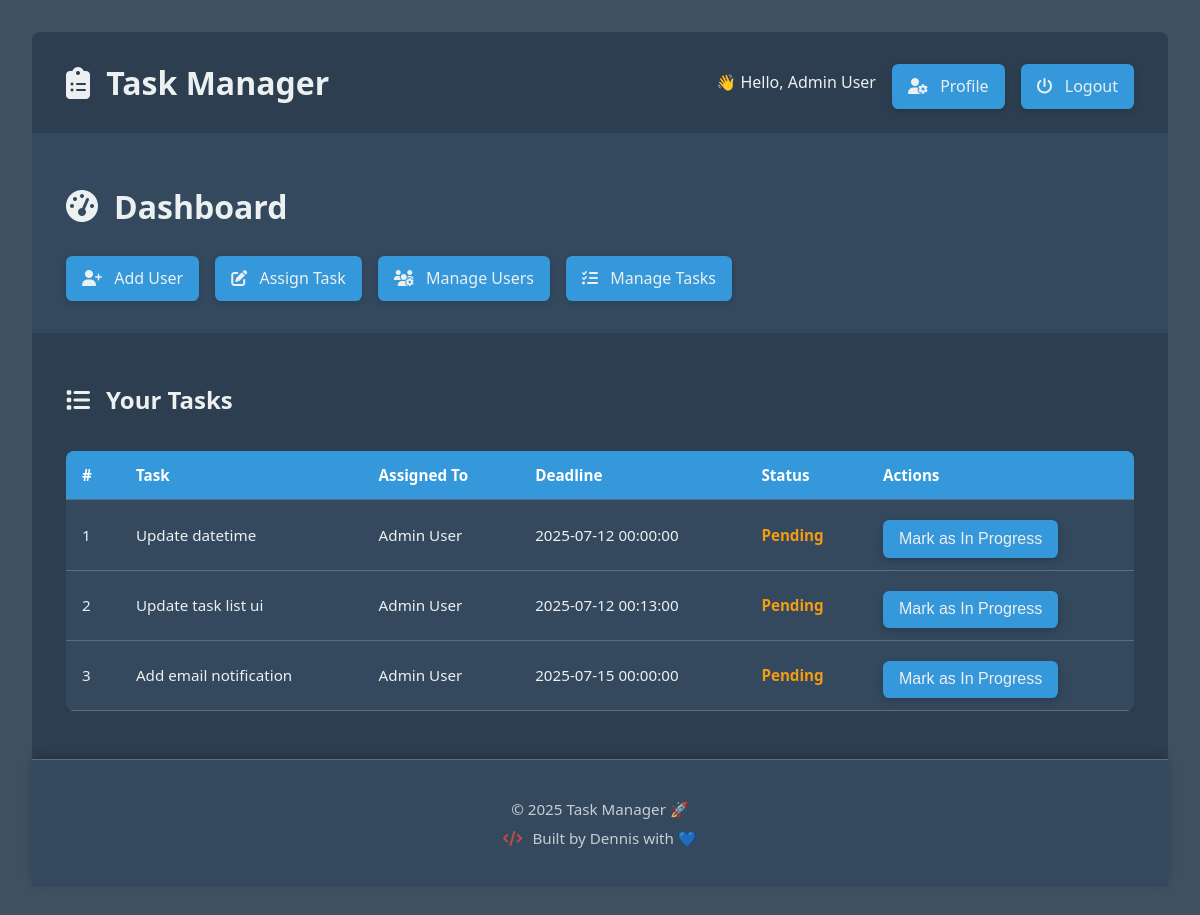
/dashboard.php (signed in), run on the app's committed database.
### tables this page shows
CREATE TABLE `tasks` (
  `id` int(11) NOT NULL AUTO_INCREMENT,
  `title` varchar(255) NOT NULL,
  `description` text DEFAULT NULL,
  `assigned_to` int(11) DEFAULT NULL,
  `deadline` datetime DEFAULT NULL,
  `status` enum('Pending','In Progress','Completed') DEFAULT 'Pending',
  `created_at` timestamp NULL DEFAULT current_timestamp(),
  PRIMARY KEY (`id`),
  KEY `assigned_to` (`assigned_to`),
  CONSTRAINT `tasks_ibfk_1` FOREIGN KEY (`assigned_to`) REFERENCES `users` (`id`)
);

CREATE TABLE `users` (
  `id` int(11) NOT NULL AUTO_INCREMENT,
  `username` varchar(100) NOT NULL,
  `email` varchar(255) NOT NULL,
  `password` varchar(255) NOT NULL,
  `role` enum('admin','user') DEFAULT 'user',
  `created_at` timestamp NULL DEFAULT current_timestamp(),
  PRIMARY KEY (`id`)
);

### dashboard.php (the view, shortened to what this page needs)
<?php
include 'includes/db.php';
$userId = $_SESSION['user_id'];
$role = $_SESSION['role'];
$taskResult = mysqli_query($conn, "
    SELECT tasks.*, users.email AS user_email, users.username as user_name
    FROM tasks
    JOIN users ON tasks.assigned_to = users.id
    WHERE assigned_to = $userId
    ORDER BY deadline ASC
");
?>
<!DOCTYPE html>
<html>
<head>
    <link rel="stylesheet" href="https://cdnjs.cloudflare.com/ajax/libs/font-awesome/6.7.2/css/all.min.css" />
    <link rel="stylesheet" href="css/style.css">
</head>
<body>
    <?php include 'includes/header.php'; ?>
    <section class="dashboard-header">
        <div class="container">
            <h2 class="page-title"><i class="fa-solid fa-gauge-high"></i> Dashboard</h2>
            <?php if ($role === 'admin'): ?>
                <nav class="admin-controls">
                    <a href="add_user.php" class="btn">
                        <i class="fa-solid fa-user-plus"></i> Add User
                    </a>
                    <a href="add_task.php" class="btn">
                        <i class="fa-solid fa-pen-to-square"></i> Assign Task
                    </a>
                    <a href="admin_users.php" class="btn">
                        <i class="fa-solid fa-users-gear"></i> Manage Users
                    </a>
                    <a href="admin_tasks.php" class="btn">
                        <i class="fa-solid fa-list-check"></i> Manage Tasks
                    </a>
                </nav>
            <?php endif; ?>
        </div>
    </section>
    <section class="dashboard-tasks">
        <div class="container">
            <h3 class="section-title"><i class="fa-solid fa-list"></i> Your Tasks</h3>
            <div class="table-wrapper">
                <table class="styled-table">
                    <thead>
                        <tr>
                            <th>#</th>
                            <th>Task</th>
                            <th>Assigned To</th>
                            <th>Deadline</th>
                            <th>Status</th>
                            <th>Actions</th>
                        </tr>
                    </thead>
                    <tbody>
                        <?php
                        $counter = 1;
                        while ($task = mysqli_fetch_assoc($taskResult)) {
                            $status = $task['status'];
                            $className = str_replace(' ', '', $status);
                            $rowClass = ($status === 'Completed') ? 'task-completed' : '';
                            echo "<tr class='{$rowClass}'>";
                            echo "<td>{$counter}</td>";
                            echo "<td>" . htmlspecialchars($task['title']) . "</td>";
                            echo "<td>" . htmlspecialchars($task['user_name']) . "</td>";
                            echo "<td>" . htmlspecialchars($task['deadline']) . "</td>";
                            echo "<td><span class='status {$className}'>" . htmlspecialchars($status) . "</span></td>";
                            echo "<td>";
                            $nextStatus = match ($status) {
                                'Pending' => 'In Progress',
                                'In Progress' => 'Completed',
                                default => null
                            };
                            if ($nextStatus) {
                                echo "<form method='POST' action='update_task.php' style='display:inline' class='update-task-form'>";
                                echo "<button type='submit'>Mark as {$nextStatus}</button>";
                                echo "</form>";
                            } else {
                                echo "<button type='button' disabled>Completed</button>";
                            }
                            echo "</td></tr>";
                            $counter++;
                        }
                        ?>
                    </tbody>
                </table>
            </div>
        </div>
    </section>
    <?php include 'includes/footer.php'; ?>
</body>
</html>

### css/style.css (style rules this page uses)
* { margin: 0; padding: 0; box-sizing: border-box; }
:root { --primary-color: #3498db; --primary-hover: #2980b9; --accent-color: #e74c3c; --accent-hover: #c0392b; --bg-color: #2c3e50; --text-color: #ecf0f1; --card-bg: #34495e; --card-hover: #3d5a73; --status-pending: #f39c12; --status-inprogress: #3498db; --status-completed: #2ecc71; --border-light: #5d6d7e; --shadow: rgba(0, 0, 0, 0.1); --muted-color: #999; }
body { font-family: "Segoe UI", sans-serif; background-color: #3f5161; color: var(--text-color); padding: 2rem; line-height: 1.6; max-width: 1200px; margin-inline: auto; }
.btn { background-color: var(--primary-color); color: #fff; text-decoration: none; padding: 0.5rem 1rem; border-radius: 0.5rem; transition: background-color 0.3s ease; font-size: 0.9rem; }
.container { max-width: 1100px; margin: auto; padding: 1rem; }
.page-title { font-size: 2rem; margin-bottom: 1rem; display: flex; align-items: center; gap: 0.5rem; color: var(--text-color); }
.section-title { font-size: 1.5rem; margin-bottom: 1rem; display: flex; align-items: center; gap: 0.5rem; }
.dashboard-header { background-color: var(--card-bg); padding: 2rem 0 1rem; box-shadow: 0 2px 4px var(--card-shadow); }
.admin-controls { display: flex; flex-wrap: wrap; gap: 1rem; margin-top: 1rem; }
.dashboard-tasks { background-color: var(--bg-color); padding: 2rem 0; }
i { margin-right: 0.5rem; }
form { margin: 0; padding: 2rem; background: var(--card-bg); animation: fadeIn 0.3s ease; box-shadow: 0 0.5rem 1rem var(--shadow); color: var(--text-color); }
.update-task-form { border: none; margin: 0; padding: 0; display: inline; }
.table-wrapper { overflow-x: auto; margin-top: 2rem; }
.styled-table { width: 100%; border-collapse: collapse; font-size: 0.95rem; min-width: 40rem; background-color: var(--card-bg); color: var(--text-color); border-radius: 0.5rem; overflow: hidden; box-shadow: 0 0.2rem 0.6rem var(--shadow); }
.styled-table thead { background-color: var(--primary-color); color: #fff; text-align: left; }
.styled-table th, .styled-table td { padding: 0.75rem 1rem; border-bottom: 1px solid var(--border-light); }
.status { font-weight: bold; }
.status.Pending { color: var(--status-pending); }
button, .btn { background-color: var(--primary-color); color: var(--text-color); border: none; padding: 0.6rem 1rem; margin-top: 0.5rem; border-radius: 0.4rem; cursor: pointer; font-size: 1rem; transition: background 0.3s ease, transform 0.2s ease, box-shadow 0.2s ease; box-shadow: 0 2px 6px rgba(0, 0, 0, 0.15); }

### data on the page
tasks: title "Update datetime", assigned_to.username "Admin User", deadline "2025-07-12 00:00:00", status "Pending", status "In Progress"
tasks: title "Update task list ui", assigned_to.username "Admin User", deadline "2025-07-12 00:13:00", status "Pending", status "In Progress"
tasks: title "Add email notification", assigned_to.username "Admin User", deadline "2025-07-15 00:00:00", status "Pending", status "In Progress"

### other printed values
$_SESSION['username'] "Admin User"
